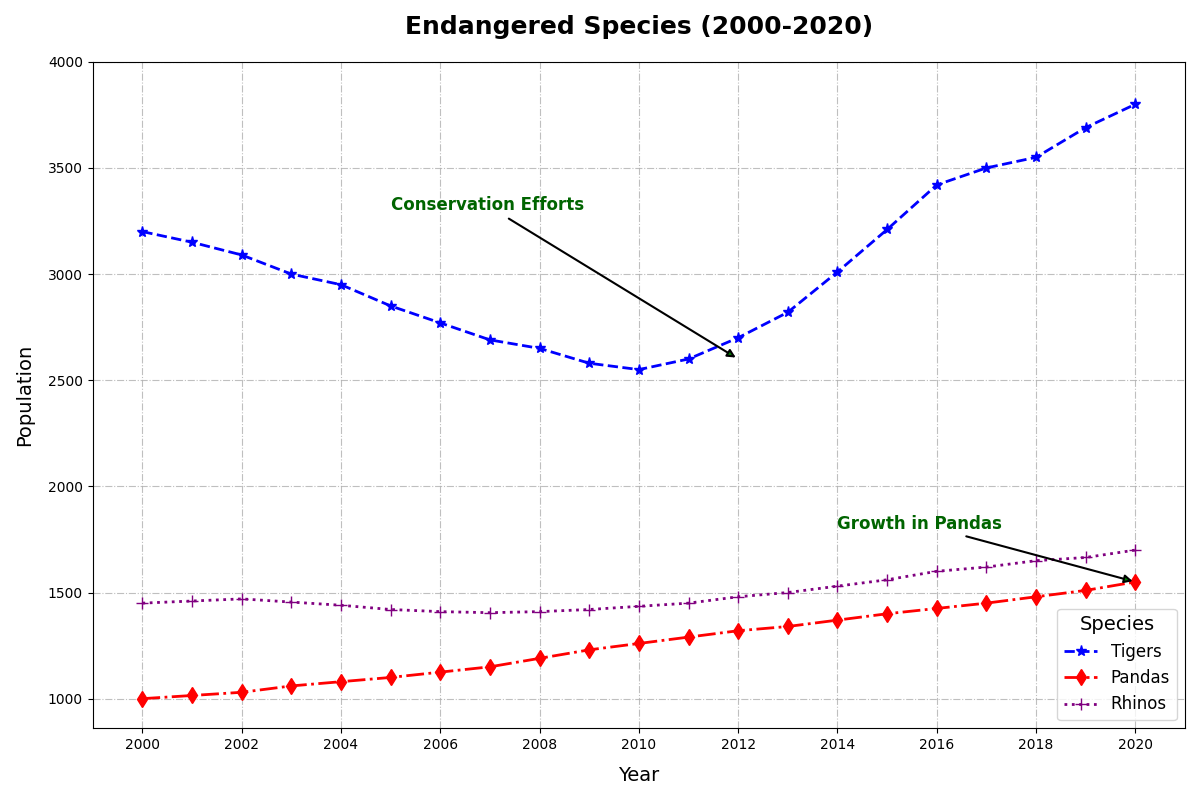

Write Python code to recreate this figure.
import matplotlib.pyplot as plt
import numpy as np

years = np.arange(2000, 2021)

tiger_population = np.array([3200, 3150, 3090, 3000, 2950, 2850, 2770, 2690, 2650, 2580, 2550, 2600, 2700, 2820, 3010, 
                             3210, 3420, 3500, 3550, 3690, 3800])
panda_population = np.array([1000, 1015, 1030, 1060, 1080, 1100, 1125, 1150, 1190, 1230, 1260, 1290, 1320, 1340, 1370, 
                             1400, 1425, 1450, 1480, 1510, 1550])
rhino_population = np.array([1450, 1460, 1470, 1455, 1440, 1420, 1410, 1405, 1410, 1420, 1435, 1450, 1480, 1500, 1530, 
                             1560, 1600, 1620, 1650, 1665, 1700])

fig, ax = plt.subplots(figsize=(12, 8))

ax.plot(years, tiger_population, marker='*', linestyle='--', color='blue', linewidth=2, markersize=8, label='Tigers')
ax.plot(years, panda_population, marker='d', linestyle='-.', color='red', linewidth=2, markersize=8, label='Pandas')
ax.plot(years, rhino_population, marker='+', linestyle=':', color='purple', linewidth=2, markersize=8, label='Rhinos')

ax.set_title("Endangered Species (2000-2020)", fontsize=18, weight='bold', pad=20)
ax.set_xlabel("Year", fontsize=14, labelpad=10)
ax.set_ylabel("Population", fontsize=14, labelpad=10)

ax.set_xticks(np.arange(2000, 2021, 2))
ax.set_yticks(np.arange(1000, 4100, 500))
ax.grid(True, linestyle='-.', alpha=0.8)

ax.annotate("Conservation Efforts", 
            xy=(2012, 2600), xytext=(2005, 3300),
            arrowprops=dict(facecolor='green', arrowstyle='-|>', lw=1.5),
            fontsize=12, fontweight='bold', color='darkgreen')

ax.annotate("Growth in Pandas", 
            xy=(2020, 1550), xytext=(2014, 1800),
            arrowprops=dict(facecolor='green', arrowstyle='-|>', lw=1.5),
            fontsize=12, fontweight='bold', color='darkgreen')

ax.legend(title="Species", fontsize=12, title_fontsize=14, loc='lower right')

plt.tight_layout()
plt.show()
